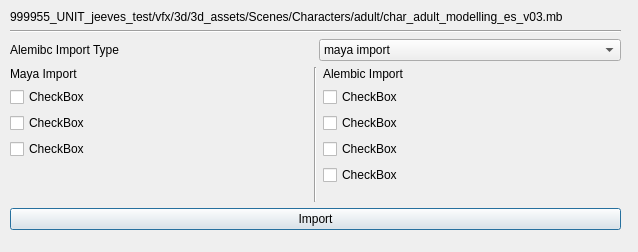
<?xml version="1.0" encoding="UTF-8"?>
<ui version="4.0">
 <class>Dialog</class>
 <widget class="QDialog" name="Dialog">
  <property name="geometry">
   <rect>
    <x>0</x>
    <y>0</y>
    <width>638</width>
    <height>252</height>
   </rect>
  </property>
  <property name="windowTitle">
   <string>Dialog</string>
  </property>
  <widget class="QWidget" name="verticalLayoutWidget_3">
   <property name="geometry">
    <rect>
     <x>10</x>
     <y>10</y>
     <width>611</width>
     <height>220</height>
    </rect>
   </property>
   <layout class="QVBoxLayout" name="verticalLayout_3">
    <item>
     <widget class="QLabel" name="label_4">
      <property name="text">
       <string>999955_UNIT_jeeves_test/vfx/3d/3d_assets/Scenes/Characters/adult/char_adult_modelling_es_v03.mb</string>
      </property>
     </widget>
    </item>
    <item>
     <widget class="Line" name="line_2">
      <property name="orientation">
       <enum>Qt::Horizontal</enum>
      </property>
     </widget>
    </item>
    <item>
     <layout class="QHBoxLayout" name="horizontalLayout">
      <item>
       <widget class="QLabel" name="label">
        <property name="text">
         <string>Alemibc Import Type</string>
        </property>
       </widget>
      </item>
      <item>
       <widget class="QComboBox" name="comboBox">
        <item>
         <property name="text">
          <string>maya import</string>
         </property>
        </item>
        <item>
         <property name="text">
          <string>alembic import</string>
         </property>
        </item>
       </widget>
      </item>
     </layout>
    </item>
    <item>
     <layout class="QHBoxLayout" name="horizontalLayout_2">
      <item>
       <layout class="QVBoxLayout" name="verticalLayout">
        <item>
         <widget class="QLabel" name="label_2">
          <property name="text">
           <string>Maya Import</string>
          </property>
         </widget>
        </item>
        <item>
         <widget class="QCheckBox" name="checkBox_3">
          <property name="text">
           <string>CheckBox</string>
          </property>
         </widget>
        </item>
        <item>
         <widget class="QCheckBox" name="checkBox_2">
          <property name="text">
           <string>CheckBox</string>
          </property>
         </widget>
        </item>
        <item>
         <widget class="QCheckBox" name="checkBox">
          <property name="text">
           <string>CheckBox</string>
          </property>
         </widget>
        </item>
        <item>
         <spacer name="verticalSpacer">
          <property name="orientation">
           <enum>Qt::Vertical</enum>
          </property>
          <property name="sizeHint" stdset="0">
           <size>
            <width>20</width>
            <height>40</height>
           </size>
          </property>
         </spacer>
        </item>
       </layout>
      </item>
      <item>
       <widget class="Line" name="line">
        <property name="orientation">
         <enum>Qt::Vertical</enum>
        </property>
       </widget>
      </item>
      <item>
       <layout class="QVBoxLayout" name="verticalLayout_2">
        <item>
         <widget class="QLabel" name="label_3">
          <property name="text">
           <string>Alembic Import</string>
          </property>
         </widget>
        </item>
        <item>
         <widget class="QCheckBox" name="checkBox_7">
          <property name="text">
           <string>CheckBox</string>
          </property>
         </widget>
        </item>
        <item>
         <widget class="QCheckBox" name="checkBox_6">
          <property name="text">
           <string>CheckBox</string>
          </property>
         </widget>
        </item>
        <item>
         <widget class="QCheckBox" name="checkBox_5">
          <property name="text">
           <string>CheckBox</string>
          </property>
         </widget>
        </item>
        <item>
         <widget class="QCheckBox" name="checkBox_4">
          <property name="text">
           <string>CheckBox</string>
          </property>
         </widget>
        </item>
        <item>
         <spacer name="verticalSpacer_2">
          <property name="orientation">
           <enum>Qt::Vertical</enum>
          </property>
          <property name="sizeHint" stdset="0">
           <size>
            <width>20</width>
            <height>40</height>
           </size>
          </property>
         </spacer>
        </item>
       </layout>
      </item>
     </layout>
    </item>
    <item>
     <widget class="QPushButton" name="pushButton">
      <property name="text">
       <string>Import</string>
      </property>
     </widget>
    </item>
   </layout>
  </widget>
 </widget>
 <resources/>
 <connections/>
</ui>
